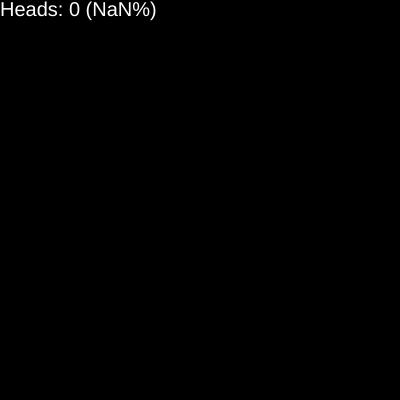
Frame 1 (no input)
Frame 60 (no input): identical to frame 1, image omitted
Frame 120 (the mouse pressed at the canvas centre since frame 60): identical to frame 1, image omitted

The p5.js sketch that drew this single still picture (run headless with seeded random() and noise() and a simulated clock; from frame 60 on, the mouse is pressed at the canvas centre):

// p5.js sketch
// ── sketch.js
function setup() {
  createCanvas(400, 400);
  background(0)
  noStroke()
}

let h = 0, t = 0;
let animprog = 0;
function draw() {
  fill(0)
  rect(0, 0, width, 100)
  fill(0xfff)
  textAlign(LEFT,TOP)
  textSize(20)
  text(`Heads: ${h} (${100 * h / (h+t)}%)`, 0, 0)
  translate(width/2, height/2);
  if (animprog > 0) {
    fill(0)
    rect(-50, -50, 100, 100);
    fill(150, 130, 0)
    ellipse(0, 0, 50, animprog%100-50)
    if (animprog === 1) {
      let heads = Math.random() < 0.5;
      fill(0)
      textAlign(CENTER,CENTER)
      textSize(40)
      text(heads ? "H" : "T", 0, 0)
      if (heads) h++; else t++;
    }
    animprog--
  }
}

function keyPressed() {
  animprog = (animprog > 1) ? 1 : 150;
}
